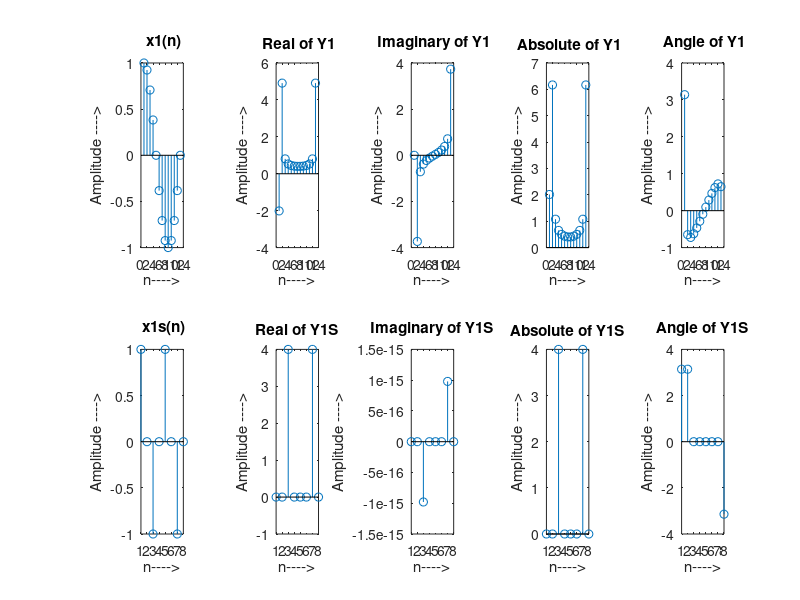

MATLAB code for this plot:
f=0.25;
F=1;
A=10;
t=0:0.25:3;
x1=cos(2*pi*f*t);
y1=fft(x1);
n=0:1:7;
x1s=cos(2*(f/F)*pi*n);
y1s=fft(x1s);
subplot(2,5,1);
stem(x1);
xlabel ('n---->');
ylabel ('Amplitude ---->');
title(' x1(n)');
subplot(2,5,2);
stem(real(y1));
xlabel ('n---->');
ylabel ('Amplitude ---->');
title(' Real of Y1');
subplot(2,5,3);
stem(imag(y1));
xlabel ('n---->');
ylabel ('Amplitude ---->');
title(' Imaginary of Y1');
subplot(2,5,4);
stem(abs(y1));
xlabel ('n---->');
ylabel ('Amplitude ---->');
title(' Absolute of Y1');
subplot(2,5,5);
stem(angle(y1));
xlabel ('n---->');
ylabel ('Amplitude ---->');
title(' Angle of Y1');
subplot(2,5,6);
stem(x1s);
xlabel ('n---->');
ylabel ('Amplitude ---->');
title(' x1s(n)');
subplot(2,5,7);
stem(real(y1s));
xlabel ('n---->');
ylabel ('Amplitude ---->');
title('Real of Y1S');
subplot(2,5,8);
stem(imag(y1s));
xlabel ('n---->');
ylabel ('Amplitude ---->');
title('Imaginary of Y1S');
subplot(2,5,9);
stem(abs(y1s));
xlabel ('n---->');
ylabel ('Amplitude ---->');
title('Absolute of Y1S');
subplot(2,5,10);
stem(angle(y1s));
xlabel ('n---->');
ylabel ('Amplitude ---->');
title('Angle of Y1S');


